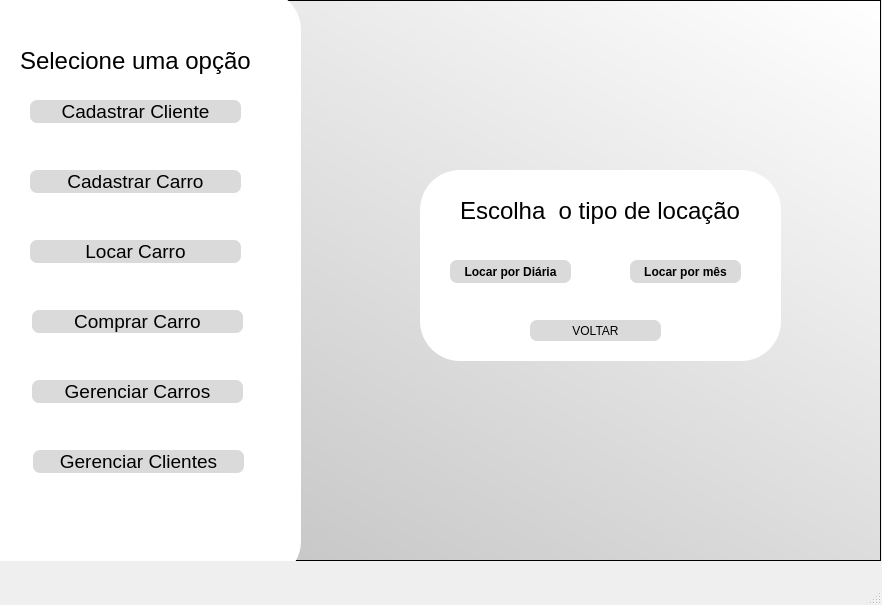
<?xml version="1.0" encoding="UTF-8"?>
<ui version="4.0">
 <class>MainWindow</class>
 <widget class="QMainWindow" name="MainWindow">
  <property name="geometry">
   <rect>
    <x>0</x>
    <y>0</y>
    <width>882</width>
    <height>605</height>
   </rect>
  </property>
  <property name="windowTitle">
   <string>MainWindow</string>
  </property>
  <widget class="QWidget" name="centralwidget">
   <widget class="QFrame" name="frame">
    <property name="geometry">
     <rect>
      <x>0</x>
      <y>0</y>
      <width>881</width>
      <height>561</height>
     </rect>
    </property>
    <property name="styleSheet">
     <string notr="true">background-color: qlineargradient(spread:pad, x1:0.085, y1:1, x2:1, y2:0, stop:0 rgba(192, 192, 192, 255), stop:1 rgba(255, 255, 255, 255));</string>
    </property>
    <property name="frameShape">
     <enum>QFrame::StyledPanel</enum>
    </property>
    <property name="frameShadow">
     <enum>QFrame::Raised</enum>
    </property>
    <widget class="QFrame" name="frame_2">
     <property name="geometry">
      <rect>
       <x>-60</x>
       <y>-10</y>
       <width>361</width>
       <height>591</height>
      </rect>
     </property>
     <property name="styleSheet">
      <string notr="true">background-color: rgb(255, 255, 255);
border-radius:40;</string>
     </property>
     <property name="frameShape">
      <enum>QFrame::StyledPanel</enum>
     </property>
     <property name="frameShadow">
      <enum>QFrame::Raised</enum>
     </property>
     <widget class="QPushButton" name="cad_btn">
      <property name="geometry">
       <rect>
        <x>90</x>
        <y>110</y>
        <width>211</width>
        <height>23</height>
       </rect>
      </property>
      <property name="font">
       <font>
        <pointsize>14</pointsize>
       </font>
      </property>
      <property name="cursor">
       <cursorShape>PointingHandCursor</cursorShape>
      </property>
      <property name="styleSheet">
       <string notr="true">background-color: rgb(218, 218, 218);
color: rgb(0, 0, 0);
border-radius:7;</string>
      </property>
      <property name="text">
       <string>Cadastrar Cliente</string>
      </property>
     </widget>
     <widget class="QPushButton" name="cadcar_btn">
      <property name="geometry">
       <rect>
        <x>90</x>
        <y>180</y>
        <width>211</width>
        <height>23</height>
       </rect>
      </property>
      <property name="font">
       <font>
        <pointsize>14</pointsize>
       </font>
      </property>
      <property name="cursor">
       <cursorShape>PointingHandCursor</cursorShape>
      </property>
      <property name="styleSheet">
       <string notr="true">background-color: rgb(218, 218, 218);
color: rgb(0, 0, 0);
border-radius:7;</string>
      </property>
      <property name="text">
       <string>Cadastrar Carro</string>
      </property>
     </widget>
     <widget class="QPushButton" name="pushButton_3">
      <property name="geometry">
       <rect>
        <x>90</x>
        <y>250</y>
        <width>211</width>
        <height>23</height>
       </rect>
      </property>
      <property name="font">
       <font>
        <pointsize>14</pointsize>
       </font>
      </property>
      <property name="cursor">
       <cursorShape>PointingHandCursor</cursorShape>
      </property>
      <property name="styleSheet">
       <string notr="true">background-color: rgb(218, 218, 218);
color: rgb(0, 0, 0);
border-radius:7;</string>
      </property>
      <property name="text">
       <string>Locar Carro</string>
      </property>
     </widget>
     <widget class="QPushButton" name="comprar_car">
      <property name="geometry">
       <rect>
        <x>92</x>
        <y>320</y>
        <width>211</width>
        <height>23</height>
       </rect>
      </property>
      <property name="font">
       <font>
        <pointsize>14</pointsize>
       </font>
      </property>
      <property name="cursor">
       <cursorShape>PointingHandCursor</cursorShape>
      </property>
      <property name="styleSheet">
       <string notr="true">background-color: rgb(218, 218, 218);
color: rgb(0, 0, 0);
border-radius:7;</string>
      </property>
      <property name="text">
       <string>Comprar Carro</string>
      </property>
     </widget>
     <widget class="QLabel" name="label">
      <property name="geometry">
       <rect>
        <x>80</x>
        <y>50</y>
        <width>231</width>
        <height>41</height>
       </rect>
      </property>
      <property name="font">
       <font>
        <pointsize>18</pointsize>
       </font>
      </property>
      <property name="text">
       <string>Selecione uma opção</string>
      </property>
     </widget>
     <widget class="QPushButton" name="ger_car">
      <property name="geometry">
       <rect>
        <x>92</x>
        <y>390</y>
        <width>211</width>
        <height>23</height>
       </rect>
      </property>
      <property name="font">
       <font>
        <pointsize>14</pointsize>
       </font>
      </property>
      <property name="cursor">
       <cursorShape>PointingHandCursor</cursorShape>
      </property>
      <property name="styleSheet">
       <string notr="true">background-color: rgb(218, 218, 218);
color: rgb(0, 0, 0);
border-radius:7;</string>
      </property>
      <property name="text">
       <string>Gerenciar Carros</string>
      </property>
     </widget>
     <widget class="QPushButton" name="ger_cli">
      <property name="geometry">
       <rect>
        <x>93</x>
        <y>460</y>
        <width>211</width>
        <height>23</height>
       </rect>
      </property>
      <property name="font">
       <font>
        <pointsize>14</pointsize>
       </font>
      </property>
      <property name="cursor">
       <cursorShape>PointingHandCursor</cursorShape>
      </property>
      <property name="styleSheet">
       <string notr="true">background-color: rgb(218, 218, 218);
color: rgb(0, 0, 0);
border-radius:7;</string>
      </property>
      <property name="text">
       <string>Gerenciar Clientes</string>
      </property>
     </widget>
    </widget>
    <widget class="QFrame" name="frame_3">
     <property name="geometry">
      <rect>
       <x>420</x>
       <y>170</y>
       <width>361</width>
       <height>191</height>
      </rect>
     </property>
     <property name="styleSheet">
      <string notr="true">background-color: rgb(255, 255, 255);
border-radius: 40;</string>
     </property>
     <property name="frameShape">
      <enum>QFrame::StyledPanel</enum>
     </property>
     <property name="frameShadow">
      <enum>QFrame::Raised</enum>
     </property>
     <widget class="QPushButton" name="dbtn">
      <property name="geometry">
       <rect>
        <x>30</x>
        <y>90</y>
        <width>121</width>
        <height>23</height>
       </rect>
      </property>
      <property name="font">
       <font>
        <weight>75</weight>
        <bold>true</bold>
       </font>
      </property>
      <property name="cursor">
       <cursorShape>PointingHandCursor</cursorShape>
      </property>
      <property name="styleSheet">
       <string notr="true">background-color: rgb(218, 218, 218);
color: rgb(0, 0, 0);
border-radius:7;</string>
      </property>
      <property name="text">
       <string>Locar por Diária</string>
      </property>
     </widget>
     <widget class="QPushButton" name="mbtn">
      <property name="geometry">
       <rect>
        <x>210</x>
        <y>90</y>
        <width>111</width>
        <height>23</height>
       </rect>
      </property>
      <property name="font">
       <font>
        <weight>75</weight>
        <bold>true</bold>
       </font>
      </property>
      <property name="cursor">
       <cursorShape>PointingHandCursor</cursorShape>
      </property>
      <property name="styleSheet">
       <string notr="true">background-color: rgb(218, 218, 218);
color: rgb(0, 0, 0);
border-radius:7;</string>
      </property>
      <property name="text">
       <string>Locar por mês</string>
      </property>
     </widget>
     <widget class="QLabel" name="label_2">
      <property name="geometry">
       <rect>
        <x>40</x>
        <y>20</y>
        <width>291</width>
        <height>41</height>
       </rect>
      </property>
      <property name="font">
       <font>
        <pointsize>18</pointsize>
       </font>
      </property>
      <property name="text">
       <string>Escolha  o tipo de locação</string>
      </property>
     </widget>
     <widget class="QPushButton" name="voltar_loc">
      <property name="geometry">
       <rect>
        <x>110</x>
        <y>150</y>
        <width>131</width>
        <height>21</height>
       </rect>
      </property>
      <property name="cursor">
       <cursorShape>PointingHandCursor</cursorShape>
      </property>
      <property name="styleSheet">
       <string notr="true">background-color: rgb(218, 218, 218);
color: rgb(0, 0, 0);
border-radius:7;
</string>
      </property>
      <property name="text">
       <string>VOLTAR</string>
      </property>
     </widget>
    </widget>
   </widget>
  </widget>
  <widget class="QMenuBar" name="menubar">
   <property name="geometry">
    <rect>
     <x>0</x>
     <y>0</y>
     <width>882</width>
     <height>21</height>
    </rect>
   </property>
  </widget>
  <widget class="QStatusBar" name="statusbar"/>
 </widget>
 <resources/>
 <connections/>
</ui>
